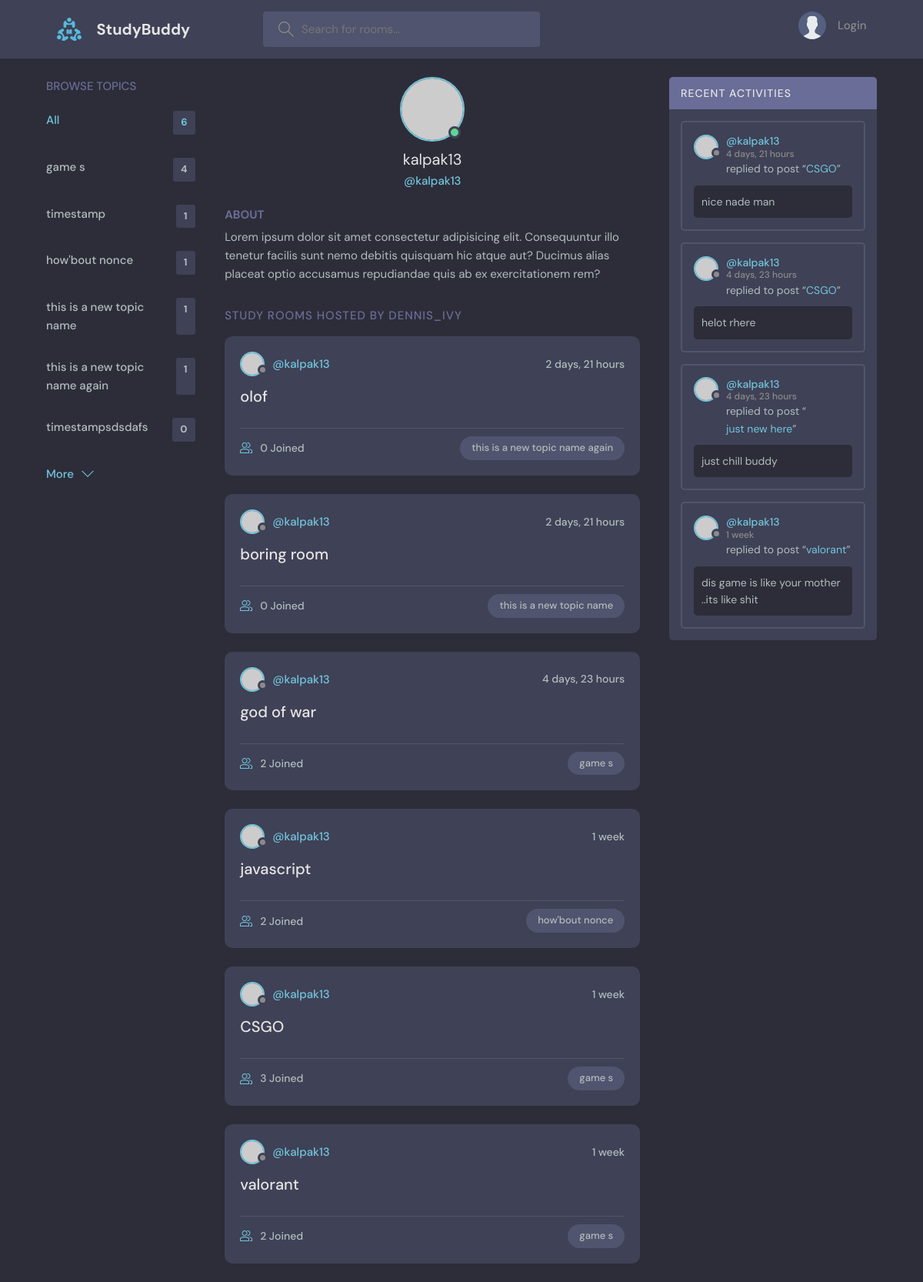
Page /profile/1/ on the committed database.
### base/models.py (models this page shows, shortened)
class Topic(models.Model):
    name = models.CharField(max_length=200)

class Room(models.Model):
    host = models.ForeignKey(User, null=True, on_delete=models.SET_NULL)
    topic = models.ForeignKey(Topic, null=True, on_delete=models.SET_NULL)
    name = models.CharField(max_length=200)
    description = models.TextField(null=True, blank=True)
    participants=models.ManyToManyField(User,related_name='participants',blank=True)
    updated = models.DateTimeField(auto_now=True)
    created = models.DateTimeField(auto_now_add=True)
    def __str__(self):
        return self.name
    class Meta:
        ordering = ['-updated', 'created']

class Message(models.Model):
    user = models.ForeignKey(User, on_delete=models.CASCADE)
    room = models.ForeignKey(Room, on_delete=models.CASCADE)
    body = models.TextField()
    updated = models.DateTimeField(auto_now=True)
    created = models.DateTimeField(auto_now_add=True)
    def __str__(self):
        return self.body[0:50]
    class Meta:
        ordering = ['-updated', 'created']

### base/views.py (the view)
# urls.py: path('profile/<str:pk>/',views.user_profile,name='user_profile'),
def user_profile(request,pk):
    user=models.User.objects.get(id=pk)
    room_messages=user.message_set.all()
    topics=models.Topic.objects.all()
    rooms=user.room_set.all()
    context={'user':user,'rooms':rooms,'room_messages':room_messages,'topics':topics}
    return render(request,'base/profile.html',context)

### base/templates/base/profile.html (shortened to what this page needs)
{% extends 'main.html' %}
 {% block Content %}
  <main class="profile-page layout layout--3">
    <div class="container">
      {% include 'base/topic_component.html' %}
      <div class="roomList">
        <div class="profile">
          <div class="profile__avatar">
            <div class="avatar avatar--large active">
              <img src="https://randomuser.me/api/portraits/men/11.jpg" />
            </div>
          </div>
          <div class="profile__info">
            <h3>{{user.username}}</h3>
            <p>@{{user.username}}</p>
          </div>
          <div class="profile__about">
            <h3>About</h3>
            <p>
              Lorem ipsum dolor sit amet consectetur adipisicing elit. Consequuntur illo tenetur
              facilis sunt nemo debitis quisquam hic atque aut? Ducimus alias placeat optio
              accusamus repudiandae quis ab ex exercitationem rem?
            </p>
          </div>
        </div>
        <div class="roomList__header">
          <div>
            <h2>Study Rooms Hosted by dennis_ivy</a>
            </h2>
          </div>
        </div>
        {% include 'base/feed_component.html' %}
      </div>
      {% include 'base/activity_component.html' %}
    </div>
  </main>
  {% endblock Content %}

### base/templates/base/topic_component.html
<div class="topics">
    <div class="topics__header">
      <h2>Browse Topics</h2>
    </div>
    <ul class="topics__list">
      <li>
        <a href="{% url 'home' %}" class="active">All <span>{{ topics.count }}</span></a>
      </li>
      {% for topic in topics  %}
      <li>
        <a href="{% url 'home' %}?q={{topic.name}}">{{topic.name}} <span>{{ topic.room_set.all.count }}</span></a>
      </li>
      {% endfor %}
    </ul>
    <a class="btn btn--link" href="{% url 'topics' %}">
      More
      <svg version="1.1" xmlns="http://www.w3.org/2000/svg" width="32" height="32" viewBox="0 0 32 32">
        <title>chevron-down</title>
        <path d="M16 21l-13-13h-3l16 16 16-16h-3l-13 13z"></path>
      </svg>
    </a>
  </div>

### base/templates/base/feed_component.html (shortened to what this page needs)
{% for room in rooms %}
<div class="roomListRoom">
    <div class="roomListRoom__header">
      <a href="{% url 'user_profile' pk=room.host.id %}" class="roomListRoom__author">
        <div class="avatar avatar--small">
          <img src="https://randomuser.me/api/portraits/women/11.jpg" />
        </div>
        <span>@{{room.host.username}}</span>
      </a>
      <div class="roomListRoom__actions">
        <span>{{room.created|timesince}}</span>
      </div>
    </div>
    <div class="roomListRoom__content">
      <a href="{% url 'room' pk=room.id %}">{{room.name}}</a>
    </div>
    <div class="roomListRoom__meta">
      <a href="{% url 'room' pk=room.id %}" class="roomListRoom__joined">
        {{room.participants.all.count}} Joined
      </a>
      <p class="roomListRoom__topic">{{room.topic.name}}</p>
    </div>
  </div>
  {% endfor %}

### base/templates/base/activity_component.html (shortened to what this page needs)
<div class="activities">
    <div class="activities__header">
      <h2>Recent Activities</h2>
    </div>
    {% for msg in room_messages  %}
    <div class="activities__box">
      <div class="activities__boxHeader roomListRoom__header">
        <a href="{% url 'user_profile' pk=msg.user.pk %}" class="roomListRoom__author">
          <div class="avatar avatar--small">
            <img src="https://randomuser.me/api/portraits/women/11.jpg" />
          </div>
          <p>
            @{{msg.user}}
            <span>{{msg.created|timesince}}</span>
          </p>
        </a>
      </div>
      <div class="activities__boxContent">
        <p>replied to post “<a href="{% url 'room' pk=msg.room.id %}">{{msg.room}}</a>”</p>
        <div class="activities__boxRoomContent">
          {{msg}}
        </div>
      </div>
    </div>
    {% endfor %}
  </div>

### rows in the picture
Topic: name "game s", room_set.all.count "4"
Topic: name "timestamp", room_set.all.count "1"
Topic: name "how'bout nonce", room_set.all.count "1"
Topic: name "this is a new topic name", room_set.all.count "1"
Topic: name "this is a new topic name again", room_set.all.count "1"
Topic: name "timestampsdsdafs", room_set.all.count "0"
Room: host.username "kalpak13", created "2 days, 21 hours", name "olof", participants.all.count "0", topic.name "this is a new topic name again"
Room: host.username "kalpak13", created "2 days, 21 hours", name "boring room", participants.all.count "0", topic.name "this is a new topic name"
Room: host.username "kalpak13", created "4 days, 23 hours", name "god of war", participants.all.count "2", topic.name "game s"
Room: host.username "kalpak13", created "1 week", name "javascript", participants.all.count "2", topic.name "how'bout nonce"
Room: host.username "kalpak13", created "1 week", name "CSGO", participants.all.count "3", topic.name "game s"
Room: host.username "kalpak13", created "1 week", name "valorant", participants.all.count "2", topic.name "game s"
Message: user "kalpak13", created "4 days, 21 hours", room "CSGO", body "nice nade man"
Message: user "kalpak13", created "4 days, 23 hours", room "CSGO", body "helot rhere"
Message: user "kalpak13", created "4 days, 23 hours", room "just new here", body "just chill buddy"
Message: user "kalpak13", created "1 week", room "valorant", body "dis game is like your mother ..its like shit"

### other values in the picture
{{ topics.count }} "6"
{{ user.username }} "kalpak13"
